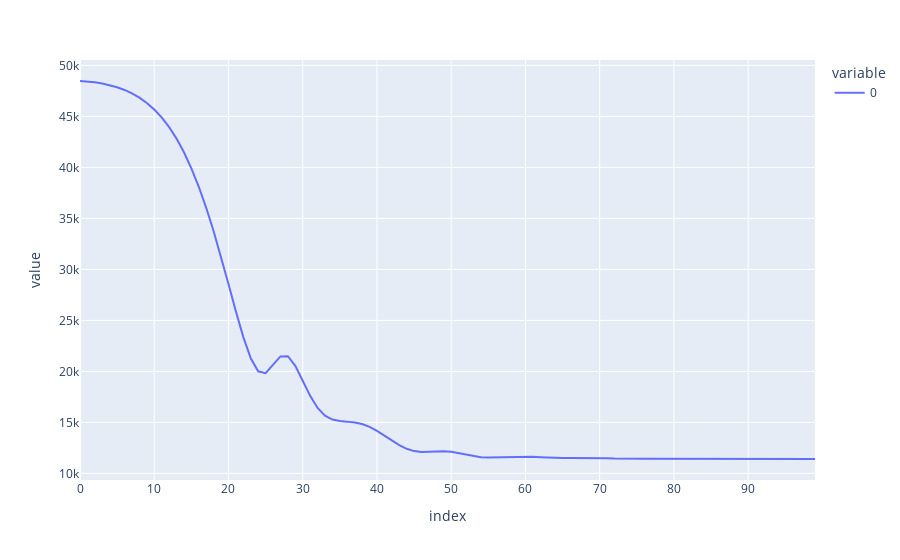

The notebook cell this image was saved under:
### Markdown cell above
### hr

### Code cell
df_hr = tabla[['hr']].copy()
df_hr = pd.get_dummies(df_hr['hr'])
X_hr = np.array(df_hr.values)
model_hr, history, X_tr, X_te, Y_tr, Y_te = find_best_model(X_hr, Y, intentos=5)
px.line(np.array(history.history['loss']))
